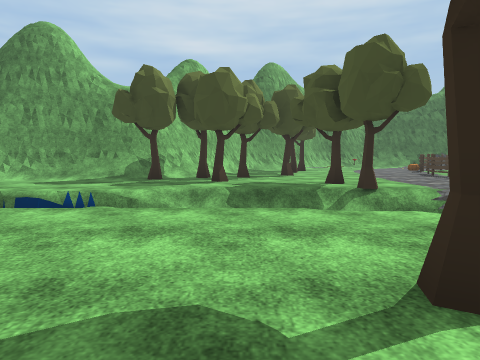
[1] (above)

24 first-person views from a walk through a 3-D level made in the Unity game engine. The camera is 1.2 m above the floor, tilts 4° down and sees 70° across. The floor is counted in squares, 2 m on a side. Each view is taken from the middle of a square. On the plan, view 1 faces up. The plan holds only what a view shows up to about 10 squares ahead; the rest is blank. The place goes on beyond the plan. Some animated figures are left out. Some surface patterns are stand-ins.

[2]
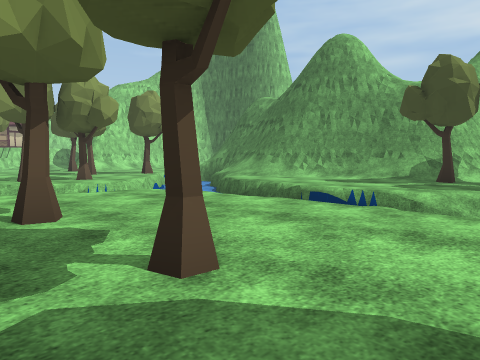

[3]
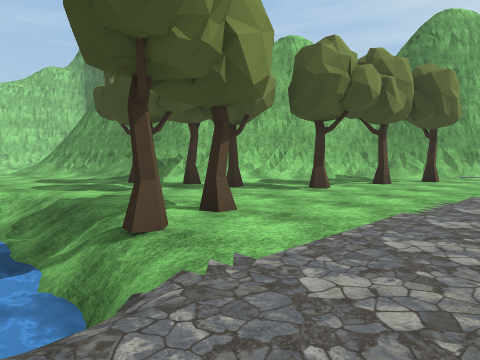

[4]
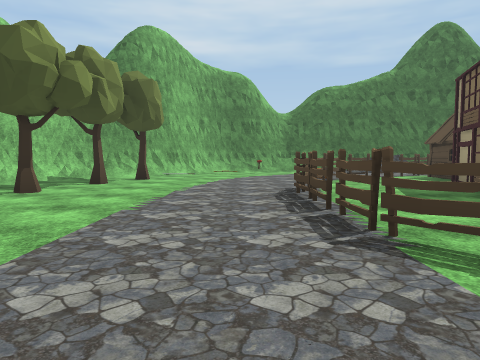

[5]
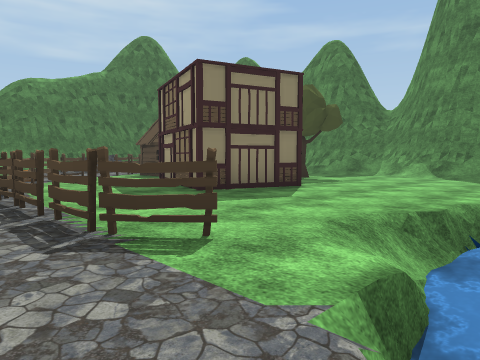

[6]
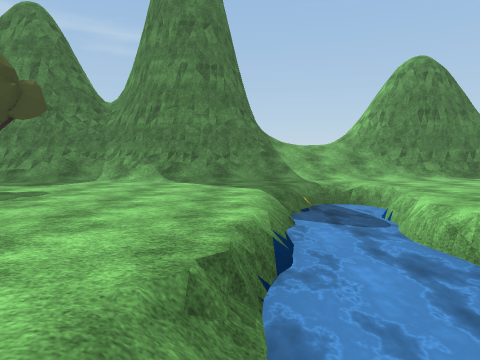

[7]
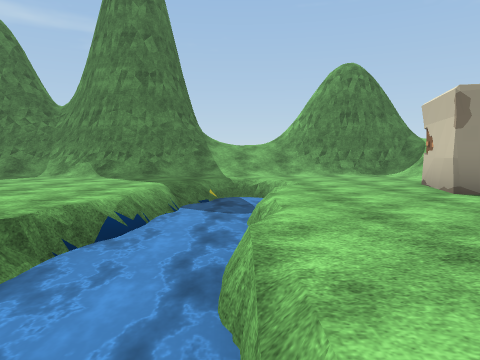

[8]
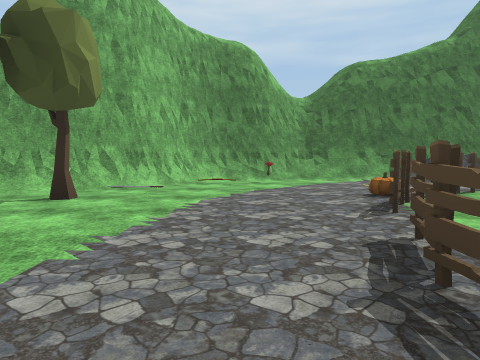

[9]
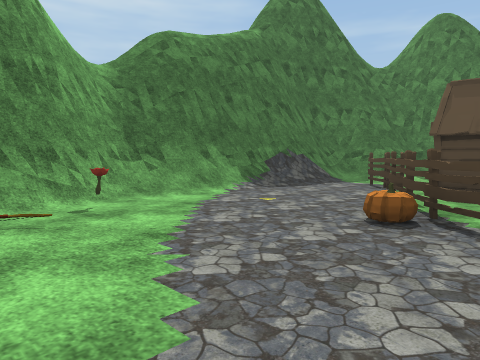

[10]
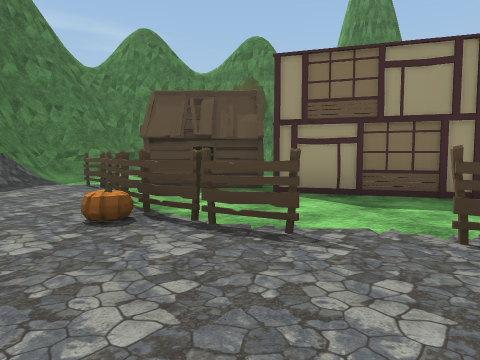

[11]
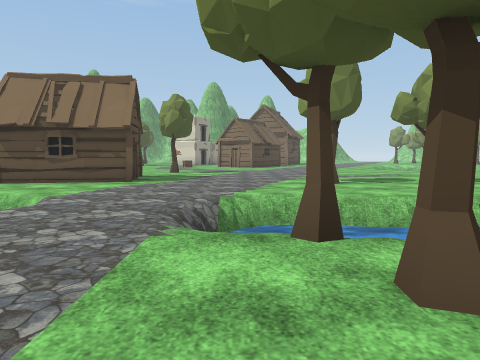

[12]
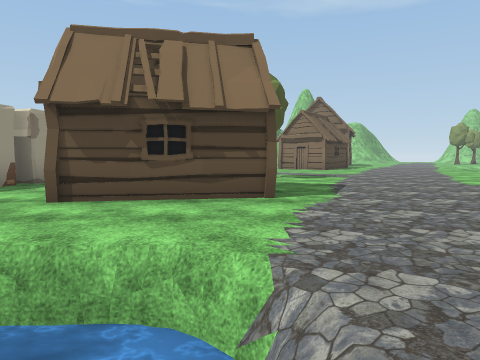

[13]
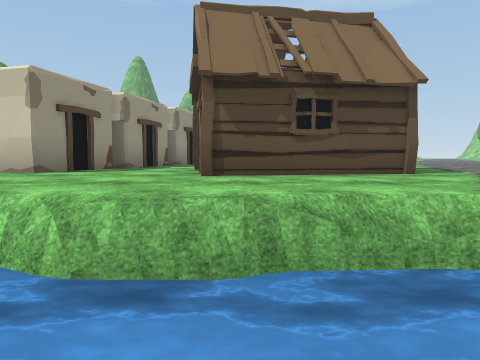

[14]
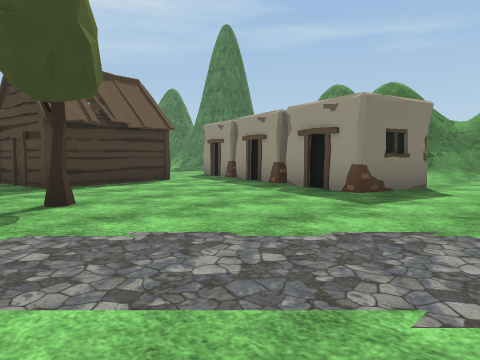

[15]
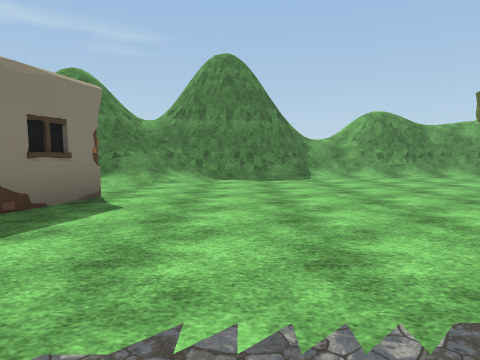

[16]
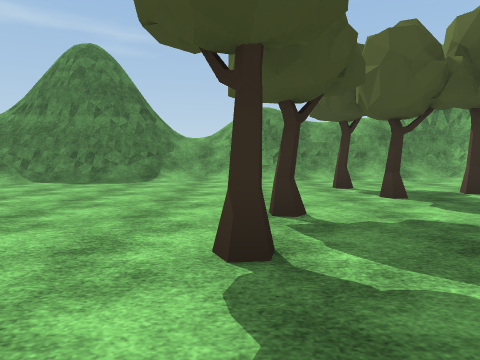

[17]
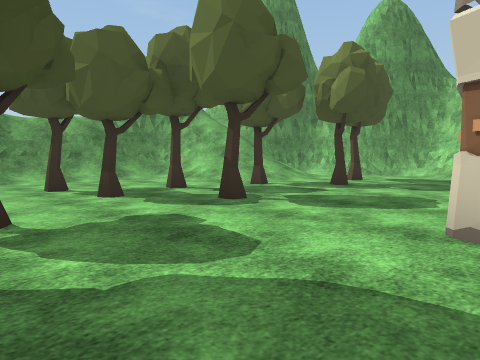

[18]
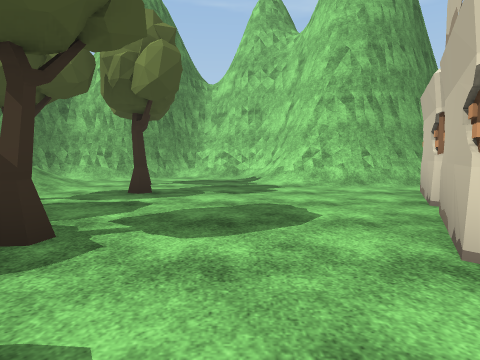

[19]
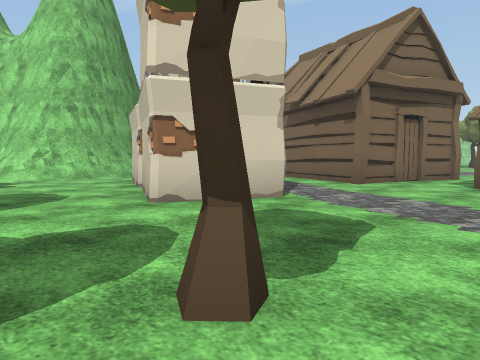

[20]
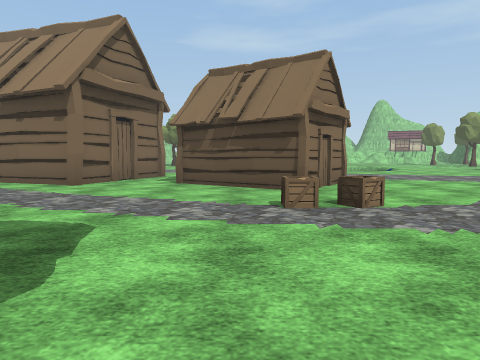

[21]
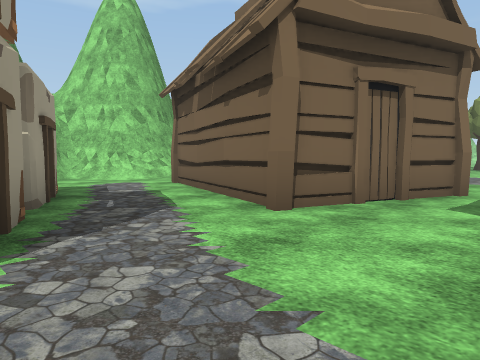

[22]
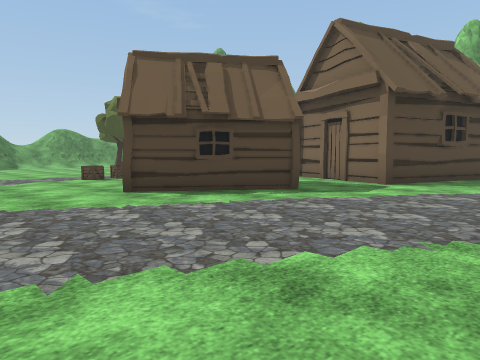

[23]
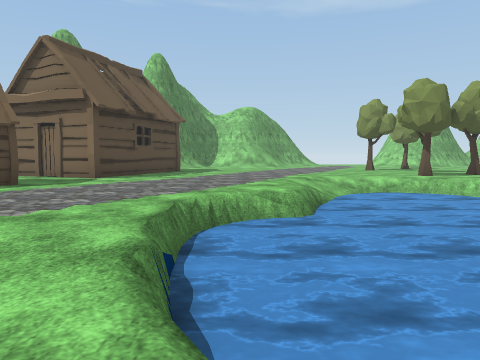

[24]
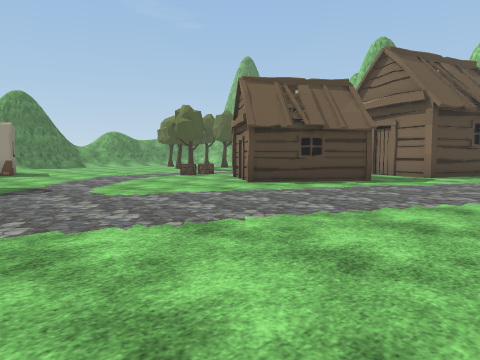

### Floor plan
Key: @ floor where view 1 was taken; # wall or solid block; . main floor; - floor 0.25 m lower than the main floor; / step, stairs or slope; = window, fence, low wall or low ledge; ≈ water the walk keeps out of; v drop or lower ground; T tree; F fence; H hut; C crate; O other object.
Columns run from 9 left of view 1 to 18 right of it. Each row starts with its distance up from view 1.
 19                ####
 18             ####/######
 17             #/.O...///###
 16           ###//.....F.//#
 15          ##/......FF
 14         ##/T....FF.H H
 13         #/......F...HH
 12        ##..T.......#    /#
 11       ##/.T....F..##  T./#
 10    #####/T.....F..###.../#
  9    #///TT......F....#....#
  8    /....T..T...F.........#
  7   .............FF........#
  6   ≈≈≈//////T-...//≈......##
  5 .≈        ≈≈≈..≈≈≈≈≈≈≈≈////
  4 .≈   ≈≈///≈≈≈...≈≈≈≈≈≈≈≈.//
  3 T. ≈..................//.//
  2 T≈ ≈...................../#
  1  ≈ ..T.T..T....HHH......./#
  0       ...@.....H  H.##.../#
 -1        ........HH...O   /=#
 -2          ...........#O
 -3       ........T....##
 -4      ..............#
 -5      ≈.............#  /###
 -6    ≈≈≈.............O.../=#
 -7    ≈≈≈..................##
 -8   ≈≈≈≈................../#
 -9  ≈≈≈≈≈......H.........../##
-10  ≈≈≈≈......H.H.C........./=
-11 ≈≈≈≈......H.H............//
-12 ≈≈≈/.......H......T.T..../=
-13 ≈≈≈/.....................#v
-14 ///......HHHH........TT../=/
-15         .H  ... #...T....///
-16         H  H...O#....T...//
-17         H  H..#O.......///#
-18          HH...O#.....T///##
-19           ..........T.///
-20          //...////..T./
-21          ###. ###/....//#
-22            ##   ##/..####
-23                  ######

Where each view was taken, in squares from view 1:
view 1: 0 up, 0 right, facing up
view 2: 0 up, 0 right, facing up-left
view 3: 5 up, 5 right, facing up-left
view 4: 5 up, 5 right, facing up
view 5: 5 up, 5 right, facing up-right
view 6: 6 up, 7 right, facing right
view 7: 4 up, 6 right, facing right
view 8: 9 up, 5 right, facing up
view 9: 13 up, 4 right, facing up-right
view 10: 13 up, 4 right, facing right
view 11: 9 up, 3 right, facing down
view 12: 6 up, 6 right, facing down
view 13: 6 up, 8 right, facing down
view 14: 8 down, 4 right, facing up-right
view 15: 8 down, 6 right, facing right
view 16: 12 down, 7 right, facing right
view 17: 12 down, 7 right, facing down-right
view 18: 13 down, 9 right, facing down
view 19: 11 down, 10 right, facing down-left
view 20: 11 down, 10 right, facing left
view 21: 12 down, 6 right, facing down-left
view 22: 6 down, 3 left, facing down-right
view 23: 4 down, 4 left, facing down
view 24: 3 down, 3 left, facing down-right
